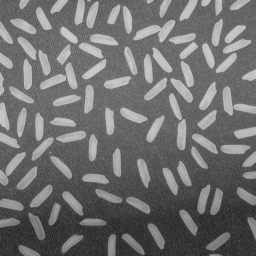
%> input picture matlab/data/rice.png, 256 x 256 px
$ octave loigiai_lab05_hinh_thai_muc_xam.m   (GNU Octave 9; MATLAB toolbox functions it lacks are replaced by stand-ins)
%> lines starting %> are read from the running program, lines starting %| are printed output that depends on the picture
%% LOI GIAI LAB 5 - HINH THAI ANH MUC XAM
clear; close all; clc;
scriptDir=fileparts(mfilename('fullpath'));
I=im2double(imread(fullfile(scriptDir,'..','data','rice.png')));
%> I: size 256x256 double; min 0.157, max 0.8, mean 0.436
if ndims(I)==3, I=rgb2gray(I); end
se=strel('disk',8,0); D=imdilate(I,se); E=imerode(I,se);
%> after `D=imdilate(I,se)`:
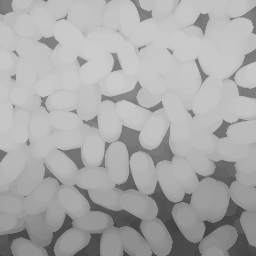
%> D: size 256x256 double; min 0.259, max 0.8, mean 0.666
%> after `E=imerode(I,se)`:
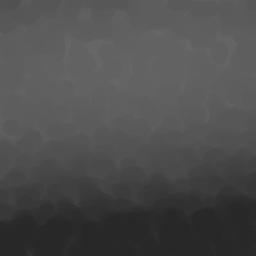
%> E: size 256x256 double; min 0.157, max 0.412, mean 0.303
O=imopen(I,se); C=imclose(I,se); T=imtophat(I,se); H=imbothat(I,se);
%> after `C=imclose(I,se)`:
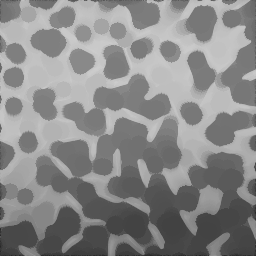
%> C: size 256x256 double; min 0.157, max 0.8, mean 0.536
%> after `T=imtophat(I,se)`:
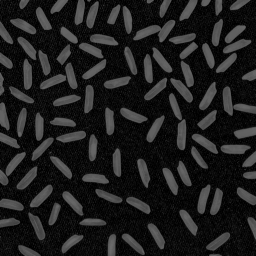
%> T: size 256x256 double; min 0, max 0.424, mean 0.119
%> after `H=imbothat(I,se)`:
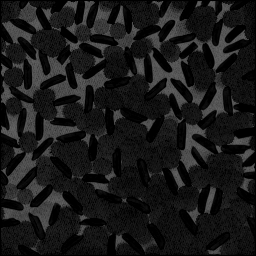
%> H: size 256x256 double; min 0, max 0.4, mean 0.0998
figure('Name','Solution 5 - Grayscale morphology');
subplot(2,4,1); imshow(I,[]); title('Original');
subplot(2,4,2); imshow(D,[]); title('Dilation');
subplot(2,4,3); imshow(E,[]); title('Erosion');
subplot(2,4,4); imshow(O,[]); title('Opening');
subplot(2,4,5); imshow(C,[]); title('Closing');
subplot(2,4,6); imshow(T,[]); title('White top-hat');
subplot(2,4,7); imshow(H,[]); title('Black bottom-hat');
subplot(2,4,8); imshow(I+T-H,[]); title('Top-hat correction');
%> after `imshow(I+T-H,[])`:
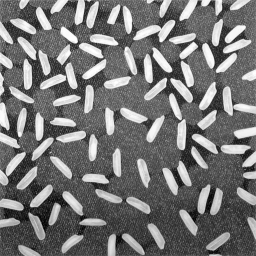
%> displayed picture: size 256x256, on the screen's scale of 0 to 255; min 0, max 255, mean 117.3

$ run again, with matlab/data/cameraman2.tif saved as matlab/data/rice.png
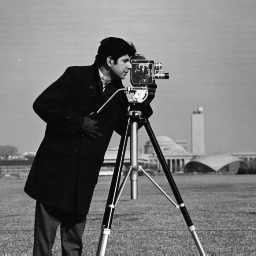
%> input picture matlab/data/cameraman2.tif, 256 x 256 px
%> `H=imbothat(I,se)`:
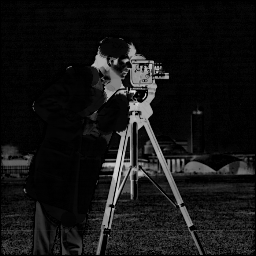
%> H: size 256x256 double; min 0, max 0.882, mean 0.0825
%> `imshow(I+T-H,[])`:
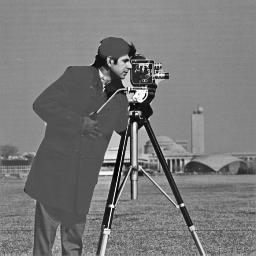
%> displayed picture: size 256x256, on the screen's scale of 0 to 255; min 0, max 255, mean 120.9
